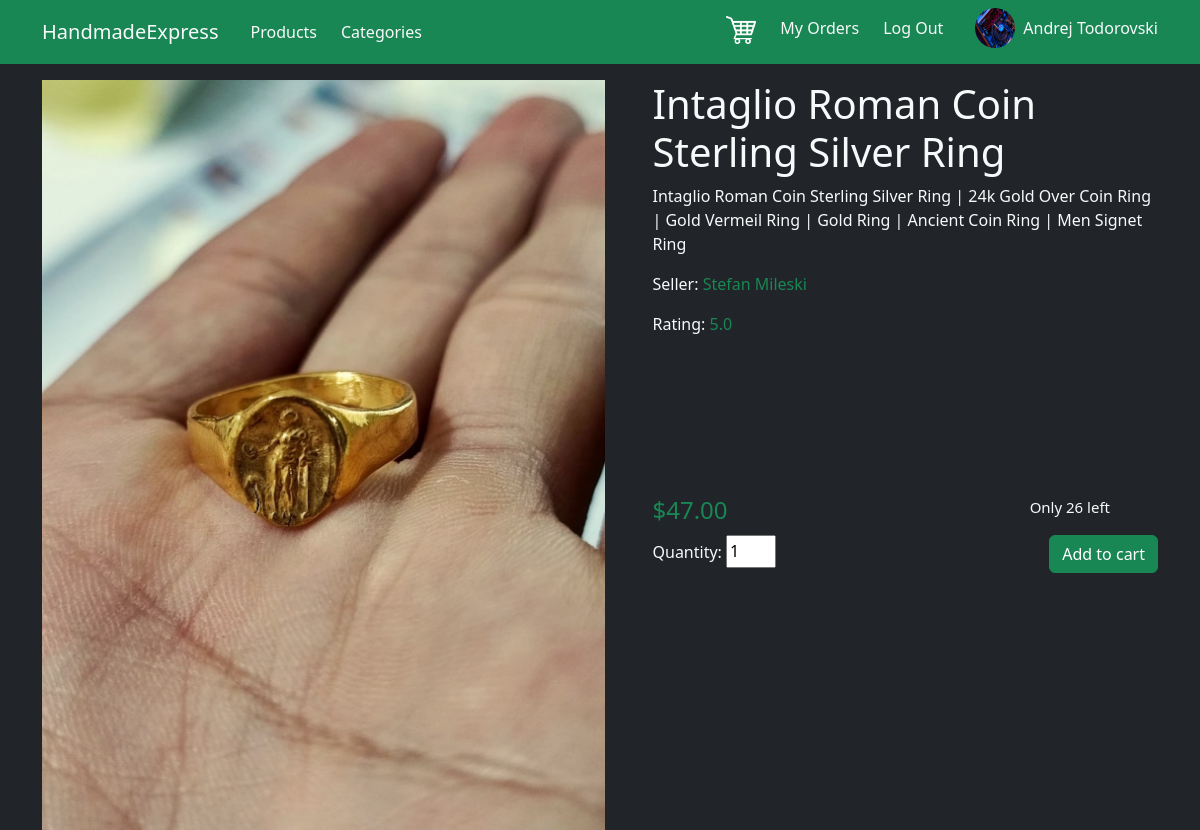
Page /products/intaglio-roman-coin-sterling-silver-ring (signed in) on the committed database.
### ShopApp/models.py (models this page shows, shortened)
class CustomUser(models.Model):
    user = models.OneToOneField(User, on_delete=models.CASCADE, primary_key=True, related_name='profile')
    address = models.CharField(max_length=200)
    phone = models.CharField(max_length=200)
    display_name = models.CharField(max_length=200)
    image = models.ImageField(upload_to='uploaded/', default='default.png')

class Product(models.Model):
    name = models.CharField(max_length=200)
    price = models.DecimalField(decimal_places=2, max_digits=10, validators=[MinValueValidator(0)])
    quantity = models.PositiveIntegerField(validators=[MinValueValidator(0)])
    description = models.TextField()
    image = models.ImageField(upload_to='uploaded/')
    category = models.ForeignKey(Category, on_delete=models.CASCADE)
    material = models.ForeignKey(Material, on_delete=models.CASCADE)
    color = models.ForeignKey(Color, on_delete=models.CASCADE)
    seller = models.ForeignKey(CustomUser, on_delete=models.CASCADE, related_name='products')
    created_at = models.DateTimeField(auto_now_add=True)
    sold = models.IntegerField(default=0)
    slug = models.SlugField(default="", blank=True, db_index=True)
    class Meta:
        unique_together = ['seller', 'slug']
    def calculate_average_rating(self):
        if len(self.reviews.all()) == 0:
            return 'No reviews yet'
        total = 0
        for review in self.reviews.all():
            total += review.rating
        return total / len(self.reviews.all()) if len(self.reviews.all()) > 0 else 0

class Review(models.Model):
    created_at = models.DateTimeField(auto_now_add=True)
    updated_at = models.DateTimeField(auto_now=True)
    rating = models.PositiveIntegerField(validators=[MinValueValidator(1), MaxValueValidator(5)])
    comment = models.TextField(null=True, blank=True)
    image = models.ImageField(upload_to='uploaded/', null=True, blank=True)
    customer = models.ForeignKey(CustomUser, on_delete=models.CASCADE)
    product = models.ForeignKey(Product, on_delete=models.CASCADE, related_name='reviews')
    class Meta:
        unique_together = ['customer', 'product']

### ShopApp/views.py (the view)
# urls.py: path('products/<slug:slug>', views.product_detail, name='product_detail'),
def product_detail(request, slug):
    return render(request, 'ShopApp/product_detail.html', {
        "product": Product.objects.get(slug=slug)
    })

### ShopApp/templates/ShopApp/product_detail.html (shortened to what this page needs)
{% extends 'base.html' %}
{% block content %}
    <section>
        <div class="d-flex">
            <div class="me-5">
                <img src="{{ product.image.url }}" alt="{{ product.name }}" height="750px">
            </div>
            <div class="text-light">
                <div class="mb-5 pb-5">
                    <h1>{{ product.name }}</h1>
                    <p>{{ product.description }}</p>
                    <p>Seller: <a class="text-decoration-none text-success"
                                  href="{% url "seller_profile" product.seller.user.username %}">{{ product.seller.display_name }}</a>
                    </p>
                    <p>Rating:
                        <a class="text-decoration-none text-success"
                           href="{% url "reviews" product.slug %}">{{ product.calculate_average_rating }}</a>
                    </p>
                </div>
                <div class="pt-5 mt-5">
                    <div class="d-flex justify-content-between">
                        <h4 class="text-success">${{ product.price }}</h4>
                        <p class="me-5" style="font-size: 15px">Only {{ product.quantity }} left</p>
                    </div>
                    <form action="{% url 'add_to_cart' %}" method="post" class="d-flex justify-content-between">
                        <label>Quantity:
                            <input style="width: 50px; height:33px; " type="number" name="quantity" value="1" min="1">
                        </label>
                        <button type="submit" class="btn btn-success">Add to cart</button>
                    </form>
                </div>
            </div>
        </div>
    </section>
{% endblock %}

### templates/base.html (shortened to what this page needs)
{% load static %}
<!DOCTYPE html>
<html lang="en">
<head>
    <link href="https://cdn.jsdelivr.net/npm/bootstrap@5.3.0-alpha3/dist/css/bootstrap.min.css" rel="stylesheet"
>
</head>
<body class="bg-dark">
<nav class="navbar navbar-expand-lg bg-success">
    <div class="container d-flex justify-content-between">
        <div class="d-flex">
            <a class="navbar-brand text-light" href="/">HandmadeExpress</a>
            <ul class="navbar-nav">
                <li class="nav-item ms-2">
                    <a class="nav-link text-light" aria-current="page" href="/products">Products</a>
                </li>
                <li class="nav-item ms-2">
                    <a class="nav-link text-light" aria-current="page" href="/categories">Categories</a>
                </li>
            </ul>
        </div>
        <div>
            <ul class="navbar-nav">
                {% if not request.user.is_superuser %}
                    <li class="nav-item me-2">
                        <a class="nav-link text-light" href="/cart">
                            <img src="{% static "images/cart_icon.png" %}" width="30px"
                                 alt="Shopping Cart">
                        </a>
                    </li>
                    <li class="nav-item me-2">
                        <a class="nav-link text-light" href="{% url 'orders' %}">My Orders</a>
                    </li>
                {% endif %}
                {% if request.user.username %}
                    <li class="nav-item">
                        <a class="nav-link text-light" href="{% url 'logout' %}">Log Out</a>
                    </li>
                    {% if not request.user.is_superuser %}
                        <a href="{% url "seller_profile" request.user.username %}" class="text-decoration-none">
                            <li class="nav-item d-flex ms-3">
                                <img src="{{ request.user.profile.image.url }}" height="40px" width="40px"
                                     alt="{{ request.user.profile.display_name }}"
                                     class="rounded-circle ms-2">
                                <p class="text-light ms-2 pt-2">
                                    {{ request.user.profile.display_name }}
                                </p>
                            </li>
                        </a>
                    {% endif %}
                {% else %}
                    <li class="nav-item">
                        <a class="nav-link text-light" href="{% url 'login' %}">Log In</a>
                    </li>
                {% endif %}
            </ul>
        </div>
    </div>
</nav>
<div class="container mt-3">
    {% block content %}
    {% endblock %}
</div>
</body>
</html>

### rows in the picture
Product: image (picture), name "Intaglio Roman Coin Sterling Silver Ring", description "Intaglio Roman Coin Sterling Silver Ring | 24k Gold Over Coin Ring | Gold Vermeil Ring | Gold Ring | Ancient Coin Ring | Men Signet Ring", seller.display_name "Stefan Mileski", calculate_average_rating "5.0", price "47.00", quantity "26"

### other values in the picture
{{ request.user.profile.display_name }} "Andrej Todorovski"
